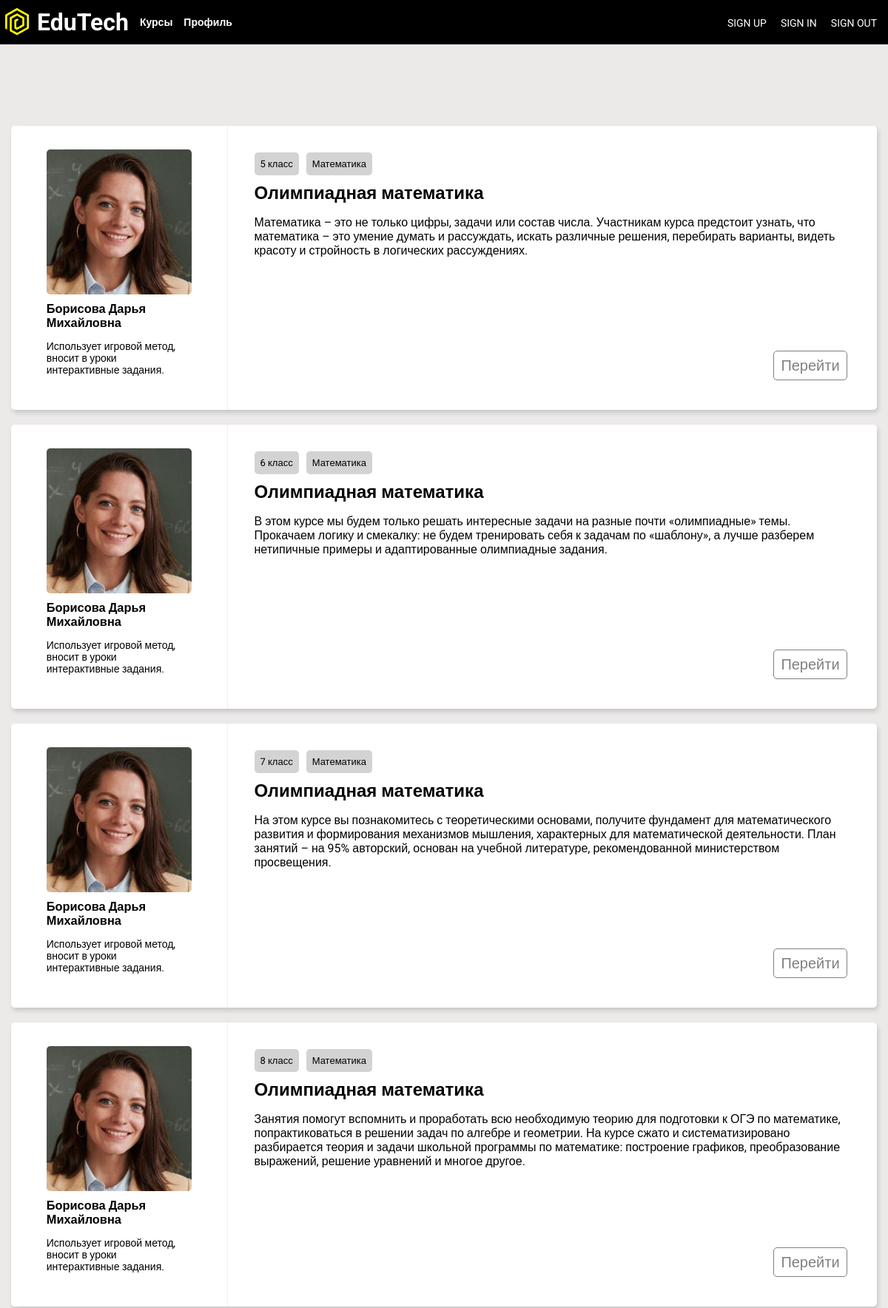
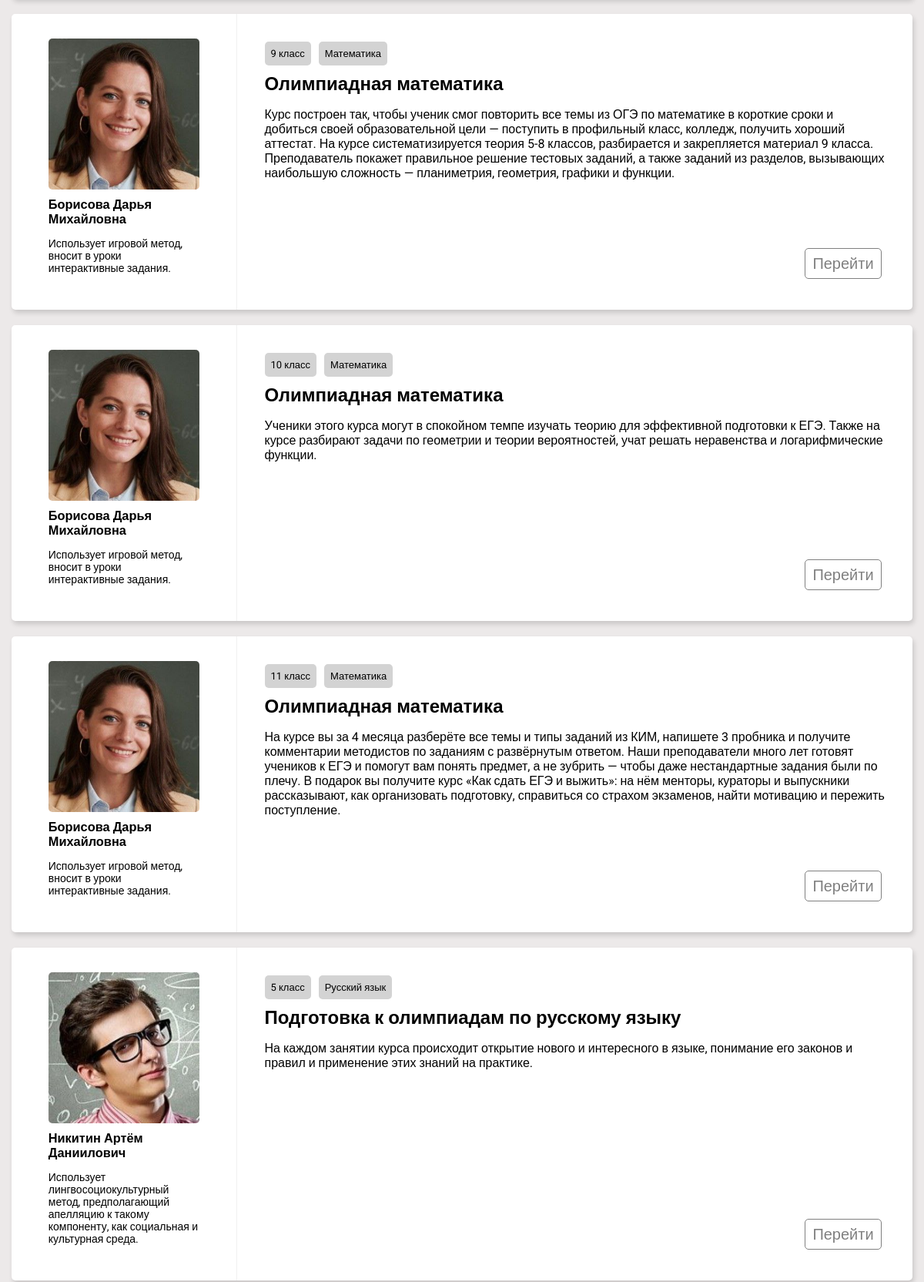
/courses/ (signed in, upper part), run on the app's committed database (2 pictures, top to bottom).
### edutech_app/models.py (models this page shows)
class Course(models.Model):
    name = models.TextField(max_length=50)
    description = models.TextField(max_length=800)
    subject = models.ForeignKey(to=Subject, on_delete=models.CASCADE)
    classNumber = models.ForeignKey(to=ClassNumber, on_delete=models.CASCADE)
    teacher = models.ForeignKey(to=Teacher, on_delete=models.CASCADE)
    header1 = models.TextField(max_length=50)
    description1 = models.TextField(max_length=800)
    header2 = models.TextField(max_length=50)
    description2 = models.TextField(max_length=800)
    header3 = models.TextField(max_length=50)
    description3 = models.TextField(max_length=800)
    objects = models.Manager()
    def get_absolute_url(self):
        return reverse('course', kwargs={'course_id': self.pk})

class Teacher(models.Model):
    name = models.TextField(max_length=50)
    avatar = models.ImageField()
    description = models.TextField(max_length=800)
    subject = models.ManyToManyField(Subject)
    objects = models.Manager()

class ClassNumber(models.Model):
    number = models.IntegerField()
    objects = models.Manager()

class Subject(models.Model):
    name = models.TextField(max_length=50)
    objects = models.Manager()

### edutech_app/views.py (the view)
# urls.py: path('courses/', views.show_courses, name='courses'),
@login_required
def show_courses(request):
    context = get_base_context()
    return render(request, 'courses.html', context)

### edutech_app/views.py (called while the page is built)
def get_base_context():
    return {
        'courses': Course.objects.all(),
    }

### templates/courses.html (shortened to what this page needs)
{% load static %}
<html lang="en">
<head>
    <link rel="stylesheet" href="{% static '/css/base.css'%}?version=1">
    <link rel="stylesheet" href="{% static '/css/courses.css'%}?version=1">
</head>
<body>
    {% include "base/menu.html" %}
    <div class="container">
        <div class="courses">
            {% for item in courses %}
            <section class="item_course">
                <div class="container_avatar">
                    <div class="avatar">
                        <img class="img_avatar" src="{% static 'img/ours_teachers/squared_teacher' %}{{ item.teacher.id }}.jpg">
                        <h3>{{ item.teacher.name }}</h3>
                        <p>
                            {{ item.teacher.description }}
                        </p>
                    </div>
                </div>
                <div class="container_course">
                    <nav class="course_tags">
                        <div class="item_tags">{{ item.classNumber.number }} класс</div>
                        <div class="item_tags">{{ item.subject.name }}</div>
                    </nav>
                    <h2>{{ item.name }}</h2>
                    <div class="course_description">
                        <p class="description">{{ item.description }}</p>
                        <div class="btn"><a href="{{ item.get_absolute_url }}" class="pipec">Перейти</a></div>
                    </div>
                </div>
            </section>
            {% endfor %}
        </div>
    </div>
</body>
</html>

### templates/base/menu.html
{% load static %}
<header class="header">
        <div class="header__logo">
            <a href="{{ '/main' }}"> <img src="{% static '/img/edutech-logo.svg' %}" width="50" height="50"></a>
            <a class="logo__name" href="{{ '/main' }}"><h1>EduTech</h1></a>
            <a class="nav__link" href="/courses">Курсы</a>
            <a class="nav__link" href="/profile">Профиль</a>
        </div>
        <nav class="nav">
            <a class="nav__link" href="{{ '/accounts/register' }}">Sign up</a>
            <a class="nav__link" href="{{ '/accounts/login' }}" >Sign in</a>
            <a class="nav__link" href="{{ '/accounts/logout' }}" >Sign out</a>
        </nav>
</header>

### static/css/base.css (style rules this page uses)
body { margin: 0; scroll-behavior: smooth; background-color: rgb(236, 233, 233); text-decoration: none; font-family: 'Roboto', sans-serif; }
*, *:before, *:after { box-sizing: border-box; }
h1, h2, h3, h4, h5, h6 { margin: 0; }
.container { width: 100%; max-width: 1310px; padding: 0 15px; margin: 0 auto; }
.header { display: flex; align-items: center; width: 100%; position: absolute; top: 0; left: 0; right: 0; z-index: 100; background-color: black; padding: 5px 0; justify-content: space-between; }
.header__logo { font-weight: 700; display: flex; justify-content: flex-start; align-items: center; }
.logo__name { color: #fff; margin-right: 15px; text-decoration: none; }
.nav { display: inline-block; text-transform: uppercase; }
.nav__link { font-size: 14px; color: #fff; text-decoration: none; margin-right: 15px; transition: color .3s linear; -webkit-transition: color .3s linear; -moz-transition: color .3s linear; -ms-transition: color .3s linear; -o-transition: color .3s linear; }

### static/css/courses.css (style rules this page uses)
:root { --item-course: #fff; --bg-color: rgb(226, 223, 223); }
.courses { display: flex; flex-direction: column; align-items: center; margin-top: 170px; }
.item_course { display: flex; position: relative; width: 100%; flex: 1 1 0; background-color: var(--item-course); box-shadow: rgb(0 0 0 / 15%) 2px 4px 6px; margin-bottom: 20px; border-radius: 5px; }
.container_avatar { display: flex; justify-content: center; width: 25%; padding: 32px; border-right: 1px solid rgb(240, 240, 240); }
.avatar { text-align: left; max-width: 196px; width: 100%; font-size: 14px; }
.img_avatar { max-width: 196px; width: 100%; max-height: 196px; height: 100%; margin-bottom: 10px; border-radius: 5px; }
.container_course { padding: 36px; width: 75%; height: 100%; }
.course_tags { display: flex; justify-content: flex-start; }
.item_tags { float: left; position: relative; overflow: hidden; text-align: center; background-color: lightgray; min-height: 20px; min-width: 40px; margin-right: 10px; margin-bottom: 10px; border-radius: 5px; padding: 8px; font-size: 13px; }
.course_description { width: 100%; height: 100%; }
.description { text-align: left; font-size: 16px; }
.btn { display: flex; justify-content: center; position: absolute; bottom: 40px; right: 40px; min-height: 40px; max-width: 100px; width: 100%; font-size: 20px; text-align: center; border: 1px solid grey; border-radius: 5px; padding: 3px; align-items: center; }
.pipec { text-decoration: none; color: grey; }

### data on the page
Course: teacher.name "Борисова Дарья Михайловна", teacher.description "Использует игровой метод, вносит в уроки интерактивные задания.", classNumber.number "5", subject.name "Математика", name "Олимпиадная математика", description "Математика – это не только цифры, задачи или состав числа. Участникам курса предстоит узнать, что математика – это умение думать и рассуждать, искать различные решения, перебирать варианты, видеть красоту и стройность в логических рассуждениях."
Course: teacher.name "Борисова Дарья Михайловна", teacher.description "Использует игровой метод, вносит в уроки интерактивные задания.", classNumber.number "6", subject.name "Математика", name "Олимпиадная математика", description "В этом курсе мы будем только решать интересные задачи на разные почти «олимпиадные» темы. Прокачаем логику и смекалку: не будем тренировать себя к задачам по «шаблону», а лучше разберем нетипичные примеры и адаптированные олимпиадные задания."
Course: teacher.name "Борисова Дарья Михайловна", teacher.description "Использует игровой метод, вносит в уроки интерактивные задания.", classNumber.number "7", subject.name "Математика", name "Олимпиадная математика", description "На этом курсе вы познакомитесь с теоретическими основами, получите фундамент для математического развития и формирования механизмов мышления, характерных для математической деятельности. План занятий – на 95% авторский, основан на учебной литературе, рекомендованной министерством просвещения."
Course: teacher.name "Борисова Дарья Михайловна", teacher.description "Использует игровой метод, вносит в уроки интерактивные задания.", classNumber.number "8", subject.name "Математика", name "Олимпиадная математика", description "Занятия помогут вспомнить и проработать всю необходимую теорию для подготовки к ОГЭ по математике, попрактиковаться в решении задач по алгебре и геометрии. На курсе сжато и систематизировано разбирается теория и задачи школьной программы по математике: построение графиков, преобразование выражений, решение уравнений и многое другое."
Course: teacher.name "Борисова Дарья Михайловна", teacher.description "Использует игровой метод, вносит в уроки интерактивные задания.", classNumber.number "9", subject.name "Математика", name "Олимпиадная математика", description "Курс построен так, чтобы ученик смог повторить все темы из ОГЭ по математике в короткие сроки и добиться своей образовательной цели — поступить в профильный класс, колледж, получить хороший аттестат. На курсе систематизируется теория 5-8 классов, разбирается и закрепляется материал 9 класса. Преподаватель покажет правильное решение тестовых заданий, а также заданий из разделов, вызывающих наибольшую сложность — планиметрия, геометрия, графики и функции."
Course: teacher.name "Борисова Дарья Михайловна", teacher.description "Использует игровой метод, вносит в уроки интерактивные задания.", classNumber.number "10", subject.name "Математика", name "Олимпиадная математика", description "Ученики этого курса могут в спокойном темпе изучать теорию для эффективной подготовки к ЕГЭ. Также на курсе разбирают задачи по геометрии и теории вероятностей, учат решать неравенства и логарифмические функции."
Course: teacher.name "Борисова Дарья Михайловна", teacher.description "Использует игровой метод, вносит в уроки интерактивные задания.", classNumber.number "11", subject.name "Математика", name "Олимпиадная математика", description "На курсе вы за 4 месяца разберёте все темы и типы заданий из КИМ, напишете 3 пробника и получите комментарии методистов по заданиям с развёрнутым ответом. Наши преподаватели много лет готовят учеников к ЕГЭ и помогут вам понять предмет, а не зубрить — чтобы даже нестандартные задания были по плечу. В подарок вы получите курс «Как сдать ЕГЭ и выжить»: на нём менторы, кураторы и выпускники рассказывают, как организовать подготовку, справиться со страхом экзаменов, найти мотивацию и пережить поступление."
Course: shows a picture, teacher.name "Никитин Артём Даниилович", teacher.description "Использует лингвосоциокультурный метод, предполагающий апелляцию к такому компоненту, как социальная и культурная среда.", classNumber.number "5", subject.name "Русский язык", name "Подготовка к олимпиадам по русскому языку", description "На каждом занятии курса происходит открытие нового и интересного в языке, понимание его законов и правил и применение этих знаний на практике."
